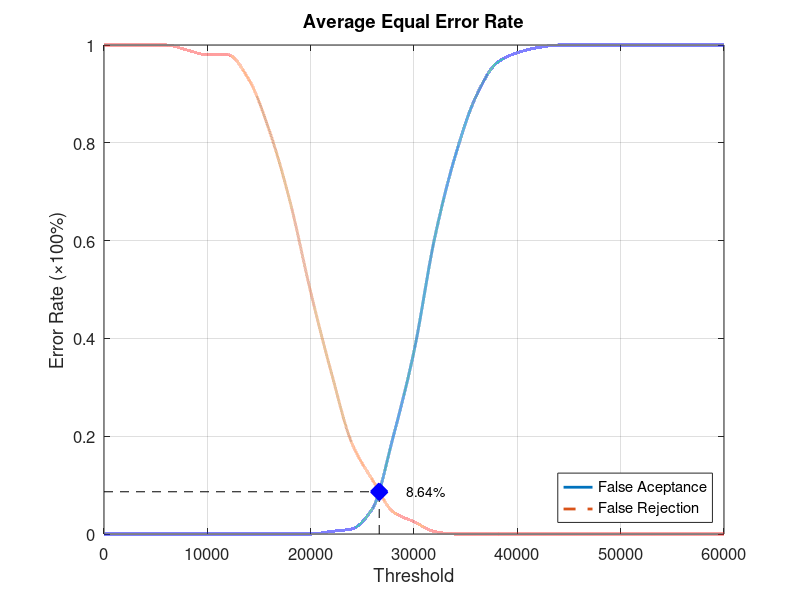
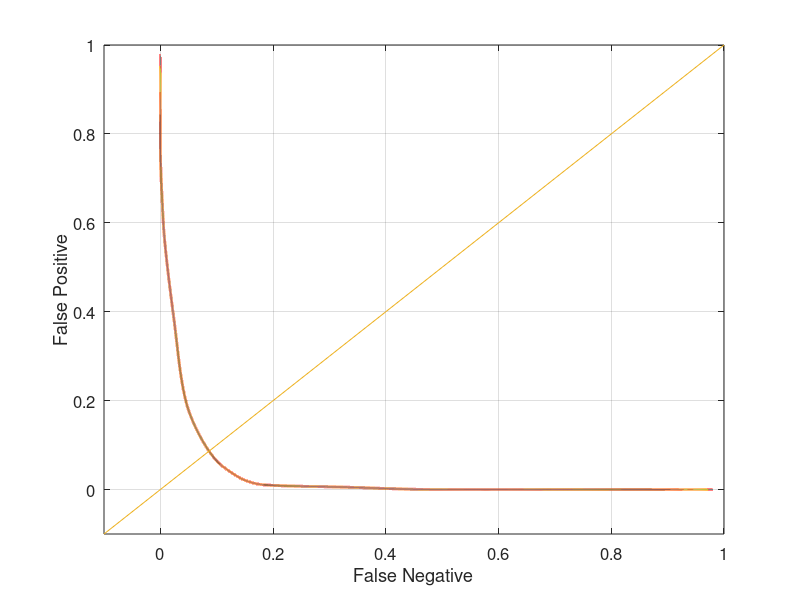

Write MATLAB code to recreate these figures, in order.
function yEER = Database5_3
close all;
clear;
clc;
x = 0:2000:60000;
xq = 0:0.5:60000;

y0 = [0 0 0 0 0 0 0 0 0 0 0 0.00526316 0.0105263 0.0526316 0.2 0.373684 0.605263 0.773684 0.894737 0.963158 0.984211 0.994737 1 1 1 1 1 1 1 1 1];
yy0 = interp1(x, y0, xq, 'pchip');
y1 = [1 1 1 1 0.99 0.98 0.98 0.93 0.825 0.68 0.495 0.33 0.185 0.11 0.045 0.025 0.005 0 0 0 0 0 0 0 0 0 0 0 0 0 0];
yy1 = interp1(x, y1, xq, 'pchip');

% Calculating EER: 
y2 = abs(y0 - y1);
find(y2 == min(y2))
yy2 = abs(yy0 - yy1);
xEER = find(yy2 == min(yy2));
xEERIndex = xq(xEER) % X-axis EER
yEER = yy0(xEER) % Y-axis EER

main = figure
plot(xq, yy0,'-','LineWidth', 2);	hold on
plot(xq, yy1,'--','LineWidth', 2);	hold on
plot([xEERIndex xEERIndex], [0 yEER], 'k--');	hold on
plot([0 xEERIndex], [yEER yEER], 'k--');	hold on
plot(xEERIndex, yEER, 'bx', 'LineWidth', 10);	hold on
text(xEERIndex + 10 * xEERIndex / 100, yEER, [num2str(round((10000 * yEER)) / 100) '%'])
legend('False Aceptance', 'False Rejection', 'Location', 'SouthEast')
xlabel('Threshold')
ylabel('Error Rate (\times100%)')
title('Average Equal Error Rate')
set(gca, 'FontSize', 12)
axis([0 60000 0 1])
grid on

print(main, 'Database5_3Main', '-dpng');
FNRxFPR = figure('Color', [1 1 1]);
plot(yy1, yy0, '-', yy1, yy0, 'LineWidth', 2);
hold on
y = -0.1:0.1:1
plot(y, y); 
set(gca, 'FontSize', 12)
xlabel('False Negative')
ylabel('False Positive')
axis([-0.1 1 -0.1 1])
set(gca, 'FontSize', 12)
grid on

print(FNRxFPR, 'Database5_3FNRxFPR','-dpng');
end
